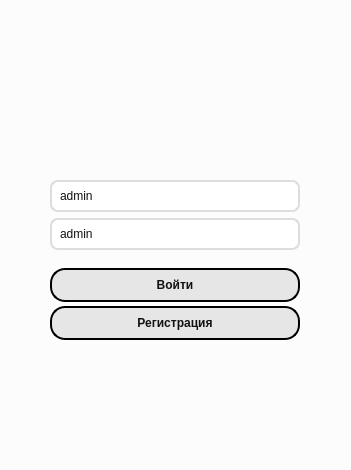
<?xml version="1.0" encoding="UTF-8"?>
<ui version="4.0">
 <class>Form</class>
 <widget class="QWidget" name="Form">
  <property name="geometry">
   <rect>
    <x>0</x>
    <y>0</y>
    <width>351</width>
    <height>470</height>
   </rect>
  </property>
  <property name="windowTitle">
   <string>Form</string>
  </property>
  <property name="styleSheet">
   <string notr="true">QWidget{
background-color: rgba(252, 252, 252, 255);
}
QLineEdit {
    border: 2px solid #DDD;
    border-radius: 8px;
    padding: 6px;
    background: #FFF;
    color: #111;
    selection-background-color: #DDD;
}

QLineEdit:focus {
    border: 2px solid #111;
    background: #FFF;
}

QPushButton {
color: #111;
background-color: rgb(230, 230, 230);
border-radius: 15px;
border: 2px solid #000;
padding: 8px;
font-weight: bold;
}
QPushButton:hover {
    background-color: rgb(200, 200, 200);
}

QPushButton:pressed {
    background-color: #FFF;
}</string>
  </property>
  <layout class="QVBoxLayout" name="verticalLayout_2">
   <property name="spacing">
    <number>0</number>
   </property>
   <property name="leftMargin">
    <number>0</number>
   </property>
   <property name="topMargin">
    <number>0</number>
   </property>
   <property name="rightMargin">
    <number>0</number>
   </property>
   <property name="bottomMargin">
    <number>0</number>
   </property>
   <item alignment="Qt::AlignHCenter|Qt::AlignVCenter">
    <widget class="QWidget" name="verticalWidget_3" native="true">
     <layout class="QVBoxLayout" name="verticalLayout_5">
      <property name="spacing">
       <number>18</number>
      </property>
      <item alignment="Qt::AlignHCenter">
       <widget class="QWidget" name="verticalWidget_3" native="true">
        <layout class="QVBoxLayout" name="verticalLayout">
         <item>
          <widget class="QLabel" name="label">
           <property name="sizePolicy">
            <sizepolicy hsizetype="Expanding" vsizetype="Expanding">
             <horstretch>0</horstretch>
             <verstretch>0</verstretch>
            </sizepolicy>
           </property>
           <property name="maximumSize">
            <size>
             <width>50</width>
             <height>50</height>
            </size>
           </property>
           <property name="text">
            <string/>
           </property>
           <property name="pixmap">
            <pixmap>../icons/log-in.png</pixmap>
           </property>
           <property name="scaledContents">
            <bool>true</bool>
           </property>
           <property name="alignment">
            <set>Qt::AlignCenter</set>
           </property>
           <property name="wordWrap">
            <bool>false</bool>
           </property>
          </widget>
         </item>
        </layout>
       </widget>
      </item>
      <item>
       <layout class="QVBoxLayout" name="verticalLayout_3">
        <property name="spacing">
         <number>6</number>
        </property>
        <item>
         <widget class="QLineEdit" name="line_edit_login">
          <property name="sizePolicy">
           <sizepolicy hsizetype="Preferred" vsizetype="Maximum">
            <horstretch>0</horstretch>
            <verstretch>0</verstretch>
           </sizepolicy>
          </property>
          <property name="minimumSize">
           <size>
            <width>250</width>
            <height>0</height>
           </size>
          </property>
          <property name="text">
           <string>admin</string>
          </property>
          <property name="placeholderText">
           <string>Введите логин</string>
          </property>
         </widget>
        </item>
        <item>
         <widget class="QLineEdit" name="line_edit_password">
          <property name="sizePolicy">
           <sizepolicy hsizetype="Preferred" vsizetype="Maximum">
            <horstretch>0</horstretch>
            <verstretch>0</verstretch>
           </sizepolicy>
          </property>
          <property name="minimumSize">
           <size>
            <width>250</width>
            <height>0</height>
           </size>
          </property>
          <property name="inputMethodHints">
           <set>Qt::ImhHiddenText</set>
          </property>
          <property name="text">
           <string>admin</string>
          </property>
          <property name="placeholderText">
           <string>Введите пароль</string>
          </property>
         </widget>
        </item>
       </layout>
      </item>
      <item>
       <layout class="QVBoxLayout" name="verticalLayout_4">
        <property name="spacing">
         <number>4</number>
        </property>
        <item>
         <widget class="QPushButton" name="but_login">
          <property name="styleSheet">
           <string notr="true"/>
          </property>
          <property name="text">
           <string>Войти</string>
          </property>
          <property name="icon">
           <iconset>
            <normaloff>../icons/account.png</normaloff>../icons/account.png</iconset>
          </property>
         </widget>
        </item>
        <item>
         <widget class="QPushButton" name="but_registration">
          <property name="styleSheet">
           <string notr="true"/>
          </property>
          <property name="text">
           <string>Регистрация</string>
          </property>
          <property name="icon">
           <iconset>
            <normaloff>../icons/add_user.png</normaloff>../icons/add_user.png</iconset>
          </property>
         </widget>
        </item>
       </layout>
      </item>
     </layout>
    </widget>
   </item>
  </layout>
 </widget>
 <resources/>
 <connections/>
</ui>
